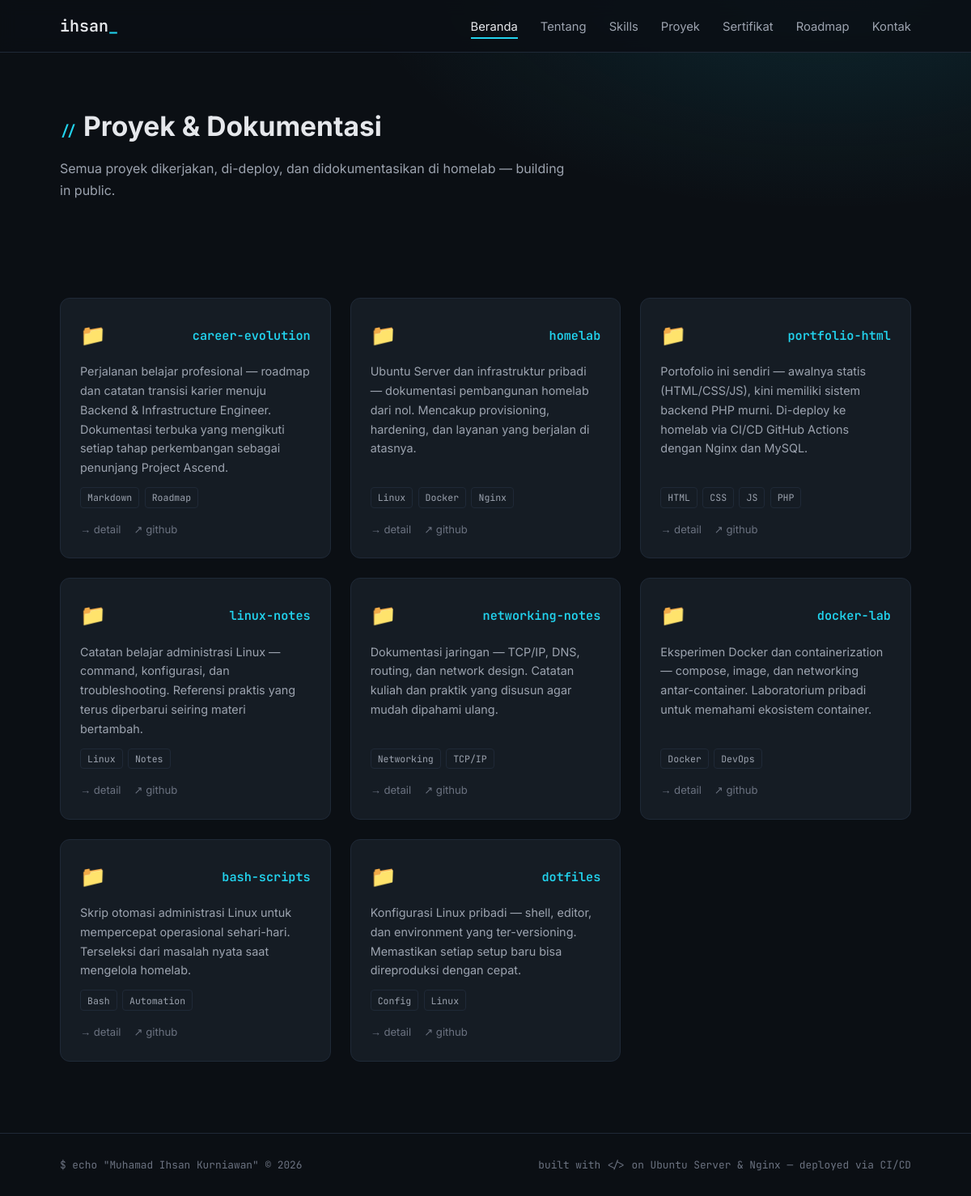
The page /proyek on the database its author committed.
### tables this page shows
CREATE TABLE IF NOT EXISTS projects (
    id INT UNSIGNED AUTO_INCREMENT PRIMARY KEY,
    title VARCHAR(150) NOT NULL,
    slug VARCHAR(180) NOT NULL UNIQUE,
    description TEXT NOT NULL,
    tech_stack TEXT NULL,
    github_url VARCHAR(255) NULL,
    live_url VARCHAR(255) NULL,
    image VARCHAR(255) NULL,
    is_featured TINYINT(1) NOT NULL DEFAULT 0,
    is_active TINYINT(1) NOT NULL DEFAULT 1,
    sort_order INT NOT NULL DEFAULT 0,
    created_at TIMESTAMP NOT NULL DEFAULT CURRENT_TIMESTAMP,
    updated_at TIMESTAMP NOT NULL DEFAULT CURRENT_TIMESTAMP ON UPDATE CURRENT_TIMESTAMP,
    INDEX idx_active_sort (is_active, sort_order)
);

### app/core/View.php (called while the page is built, shortened)
<?php
class View
{
    public static function render(string $view, array $data = []): string
    {
        unset($data['layout']);
        extract($data, EXTR_SKIP);
        require VIEWS_DIR . '/' . $view . '.php';
        return ob_get_clean();
    }
}

### app/controllers/ProjectsController.php (called while the page is built, shortened)
<?php
class ProjectsController extends Controller
{
    public function index(): void
    {
        $this->view('pages/projects/index', [
            'layout'   => 'public',
            'title'    => 'Proyek & Dokumentasi',
            'projects' => (new ProjectModel())->published(),
        ]);
    }
}

### public/index.php (called while the page is built, shortened)
<?php
require APP_DIR . '/helpers.php';
spl_autoload_register(function (string $class): void {
    foreach (['core', 'controllers', 'models'] as $dir) {
        $file = APP_DIR . '/' . $dir . '/' . $class . '.php';
        if (is_file($file)) {
            return;
        }
    }
});
try {
    (new Router())->dispatch(
        $_SERVER['REQUEST_METHOD'] ?? 'GET',
        (string) parse_url($_SERVER['REQUEST_URI'] ?? '/', PHP_URL_PATH)
    );
} catch (Throwable $e) {
    if (config('app.debug')) {
        http_response_code(500);
        echo '<h1>Internal Server Error</h1><pre>' . e($e->getMessage()) . "\n" . e($e->getTraceAsString()) . '</pre>';
    } else {
        http_response_code(500);
        echo View::render('pages/500');
    }
}

### app/core/Model.php (called while the page is built, shortened)
<?php
abstract class Model
{
    protected PDO $db;
    public function __construct()
    {
        $this->db = Database::conn();
    }
    public function query(string $sql, array $params = []): array
    {
        $stmt = $this->db->prepare($sql);
        $stmt->execute($params);
        return $stmt->fetchAll();
    }
}

### app/config/config.php (called while the page is built)
<?php
return [
    'db' => [
        'host'    => getenv('DB_HOST') ?: 'db',
        'port'    => getenv('DB_PORT') ?: '3306',
        'name'    => getenv('DB_NAME') ?: 'portfolio_db',
        'user'    => getenv('DB_USER') ?: 'portfolio',
        'pass'    => getenv('DB_PASS') ?: '',
        'charset' => 'utf8mb4',
    ],
    'app' => [
        'name'     => 'Portofolio',
        'base_url' => getenv('BASE_URL') ?: 'http://localhost:8080',
        'env'      => getenv('APP_ENV') ?: 'production',
        'debug'    => (getenv('APP_DEBUG') ?: 'false') === 'true',
        'timezone' => 'Asia/Jakarta',
    ],
    'session' => [
        'name'     => 'portfolio_session',
        'lifetime' => 7200,
    ],
    'upload' => [
        'dir'       => APP_ROOT . '/public/uploads',
        'max_size'  => 2 * 1024 * 1024,
        'allowed'   => ['image/jpeg', 'image/png', 'image/webp', 'image/gif'],
        'extensions'=> ['jpg' => 'image/jpeg', 'jpeg' => 'image/jpeg', 'png' => 'image/png', 'webp' => 'image/webp', 'gif' => 'image/gif'],
    ],
];

### app/helpers.php (called while the page is built, shortened)
<?php
if (!function_exists('e')) {
    function e(?string $value): string
    {
        return htmlspecialchars((string) $value, ENT_QUOTES, 'UTF-8');
    }
}
if (!function_exists('url')) {
    function url(string $path = ''): string
    {
        $base = rtrim((string) getenv('BASE_URL'), '/');
        return $base . '/' . ltrim($path, '/');
    }
}
if (!function_exists('config')) {
    function config(?string $key = null)
    {
        static $config = null;
        if ($config === null) {
            $config = require CONFIG_DIR . '/config.php';
        }
        $value = $config;
        foreach (explode('.', $key) as $part) {
            $value = $value[$part];
        }
        return $value;
    }
}

### app/core/Database.php (called while the page is built)
<?php
final class Database
{
    private static ?PDO $pdo = null;
    public static function conn(): PDO
    {
        if (self::$pdo === null) {
            $db = config('db');
            $dsn = sprintf(
                'mysql:host=%s;port=%s;dbname=%s;charset=%s',
                $db['host'],
                $db['port'],
                $db['name'],
                $db['charset']
            );
            self::$pdo = new PDO($dsn, $db['user'], $db['pass'], [
                PDO::ATTR_ERRMODE            => PDO::ERRMODE_EXCEPTION,
                PDO::ATTR_DEFAULT_FETCH_MODE => PDO::FETCH_ASSOC,
                PDO::ATTR_EMULATE_PREPARES   => false,
            ]);
        }
        return self::$pdo;
    }
}

### app/models/ProjectModel.php (called while the page is built, shortened)
<?php
class ProjectModel extends Model
{
    public function published(string $orderBy = 'is_featured DESC, sort_order ASC, id DESC'): array
    {
        return $this->query(
            "SELECT * FROM projects WHERE is_active = 1 ORDER BY {$orderBy}"
        );
    }
}

### app/views/partials/project_card.php (the view, shortened to what this page needs)
<article class="project-card">
  <div class="project-head">
    <span class="project-icon">📁</span>
    <span class="project-name"><?= e($project['title']) ?></span>
  </div>
  <p class="project-desc"><?= e($project['description']) ?></p>
  <?php $stack = json_decode($project['tech_stack'] ?: '[]', true) ?: []; ?>
  <?php if ($stack): ?>
  <ul class="project-langs">
    <?php foreach ($stack as $lang): ?>
      <span><?= e($lang) ?></span>
    <?php endforeach; ?>
  </ul>
  <?php endif; ?>
  <div class="project-links">
    <a href="<?= url('/proyek/' . $project['slug']) ?>">→ detail</a>
    <?php if ($project['github_url']): ?>
      <a href="<?= e($project['github_url']) ?>" target="_blank" rel="noopener">↗ github</a>
    <?php endif; ?>
  </div>
</article>

### app/views/pages/projects/index.php (shortened to what this page needs)
<section class="page-hero">
  <div class="container">
    <h1 class="section-title"><span class="hash mono">//</span> Proyek &amp; Dokumentasi</h1>
    <p class="section-desc">Semua proyek dikerjakan, di-deploy, dan didokumentasikan di homelab — building in public.</p>
  </div>
</section>
<section class="section">
  <div class="container">
    <?php if ($projects): ?>
      <div class="project-grid">
        <?php foreach ($projects as $project): ?>
          <?php include VIEWS_DIR . '/partials/project_card.php'; ?>
        <?php endforeach; ?>
      </div>
    <?php else: ?>
      <p class="section-desc">Belum ada proyek. Segera hadir.</p>
    <?php endif; ?>
  </div>
</section>

### public/css/style.css (style rules this page uses)
:root { --bg: #0b0f14; --bg-alt: #11161d; --surface: #151c24; --border: #1f2937; --text: #e5e7eb; --text-dim: #9ca3af; --muted: #6b7280; --accent: #22d3ee; --accent-dim: #0891b2; --green: #4ade80; --yellow: #fbbf24; --red: #f87171; --mono: 'JetBrains Mono', 'Fira Code', monospace; --sans: 'Inter', system-ui, sans-serif; --maxw: 1100px; }
* { margin: 0; padding: 0; box-sizing: border-box; }
html { scroll-behavior: smooth; scroll-padding-top: 76px; }
body { font-family: var(--sans); background: var(--bg); color: var(--text); line-height: 1.65; }
.container { max-width: var(--maxw); margin: 0 auto; padding: 0 1.5rem; }
.mono { font-family: var(--mono); }
a { color: inherit; text-decoration: none; }
ul { list-style: none; }
.section { padding: 5.5rem 0; }
.section-title { font-size: clamp(1.6rem, 3vw, 2.1rem); margin-bottom: 1rem; }
.hash { color: var(--accent); font-size: 1.1rem; }
.section-desc { color: var(--text-dim); max-width: 40rem; margin-bottom: 2.5rem; }
.project-grid { display: grid; grid-template-columns: repeat(auto-fill, minmax(300px, 1fr)); gap: 1.5rem; }
.project-card { background: var(--surface); border: 1px solid var(--border); border-radius: 12px; padding: 1.5rem; display: flex; flex-direction: column; gap: .75rem; transition: transform .2s, border-color .2s, box-shadow .2s; }
.project-head { display: flex; align-items: center; justify-content: space-between; }
.project-icon { font-size: 1.6rem; }
.project-name { font-family: var(--mono); font-weight: 600; color: var(--accent); font-size: .95rem; }
.project-desc { color: var(--text-dim); font-size: .9rem; flex: 1; }
.project-langs { display: flex; flex-wrap: wrap; gap: .4rem; }
.project-langs span { font-size: .72rem; font-family: var(--mono); color: var(--text-dim); border: 1px solid var(--border); padding: .15rem .5rem; border-radius: 4px; }
.project-links { display: flex; gap: 1rem; margin-top: .25rem; }
.project-links a { font-size: .82rem; color: var(--muted); transition: color .2s; }
.page-hero { padding: 8rem 0 2rem; background: radial-gradient(60rem 30rem at 85% -10%, rgba(34,211,238,.12), transparent 60%), var(--bg); }
.page-hero .section-title { margin-bottom: .75rem; }
.page-hero .section-desc { margin-bottom: 0; }

### rows shown on the page
projects: title "career-evolution", description "Perjalanan belajar profesional — roadmap dan catatan transisi karier menuju Backend & Infrastructure Engineer. Dokumentasi terbuka yang mengikuti setiap tahap perkembangan sebagai penunjang Project Ascend.", tech_stack "Markdown", tech_stack "Roadmap"
projects: title "homelab", description "Ubuntu Server dan infrastruktur pribadi — dokumentasi pembangunan homelab dari nol. Mencakup provisioning, hardening, dan layanan yang berjalan di atasnya.", tech_stack "Linux", tech_stack "Docker", tech_stack "Nginx"
projects: title "portfolio-html", description "Portofolio ini sendiri — awalnya statis (HTML/CSS/JS), kini memiliki sistem backend PHP murni. Di-deploy ke homelab via CI/CD GitHub Actions dengan Nginx dan MySQL.", tech_stack "HTML", tech_stack "CSS", tech_stack "JS", tech_stack "PHP"
projects: title "linux-notes", description "Catatan belajar administrasi Linux — command, konfigurasi, dan troubleshooting. Referensi praktis yang terus diperbarui seiring materi bertambah.", tech_stack "Linux", tech_stack "Notes"
projects: title "networking-notes", description "Dokumentasi jaringan — TCP/IP, DNS, routing, dan network design. Catatan kuliah dan praktik yang disusun agar mudah dipahami ulang.", tech_stack "Networking", tech_stack "TCP/IP"
projects: title "docker-lab", description "Eksperimen Docker dan containerization — compose, image, dan networking antar-container. Laboratorium pribadi untuk memahami ekosistem container.", tech_stack "Docker", tech_stack "DevOps"
projects: title "bash-scripts", description "Skrip otomasi administrasi Linux untuk mempercepat operasional sehari-hari. Terseleksi dari masalah nyata saat mengelola homelab.", tech_stack "Bash", tech_stack "Automation"
projects: title "dotfiles", description "Konfigurasi Linux pribadi — shell, editor, dan environment yang ter-versioning. Memastikan setiap setup baru bisa direproduksi dengan cepat.", tech_stack "Config", tech_stack "Linux"
